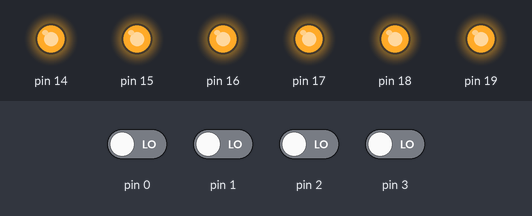
Bench run of a sketch on a simulated Arduino Uno, built with avr-gcc and run on an emulated ATmega328P. On the bench: output pins drawn as LEDs (lit = HIGH). The test bench sets the inputs (shaded band); at power-on: pin 0–3 LOW.

Above: at 0.8 s.
0.9 s: pin 0 driven HIGH
At 1.5 s:
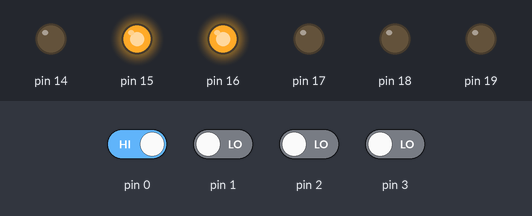
2.4 s: pin 1 driven HIGH
At 2.7 s:
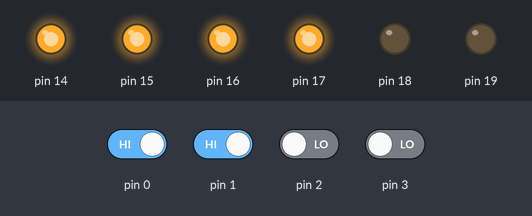
3.9 s: pin 2 driven HIGH
At 5.0 s:
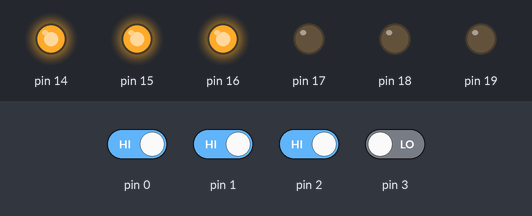
5.4 s: pin 3 driven HIGH
At 6.2 s:
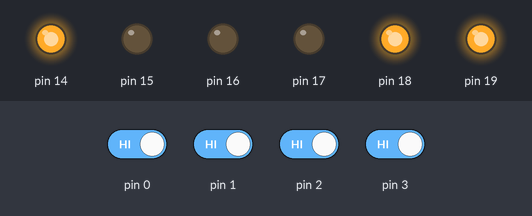
6.9 s: pin 0 driven LOW
At 7.3 s:
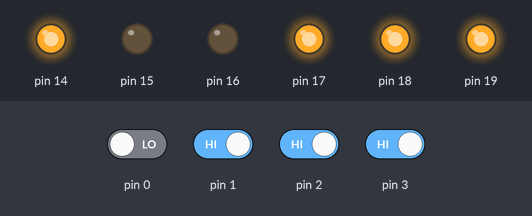
8.4 s: pin 2 driven LOW
At 9.7 s:
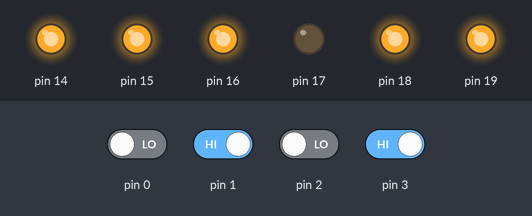
Timing chart, 0 to 10.9 s (numbered marks = the images above; inputs shaded):
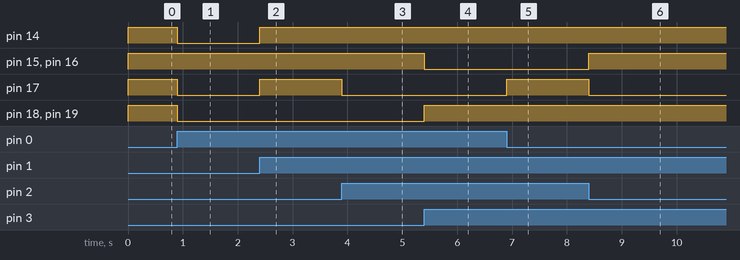

Measured:
- after the input at 0.9 s, pin 14, pin 17–19: HIGH → LOW at once
- after the input at 2.4 s, pin 14, pin 17: LOW → HIGH at once
- after the input at 3.9 s, pin 17: HIGH → LOW at once
- after the input at 5.4 s, pin 15, pin 16: HIGH → LOW at once; pin 18, pin 19: LOW → HIGH at once
- after the input at 6.9 s, pin 17: LOW → HIGH at once
- after the input at 8.4 s, pin 15, pin 16: LOW → HIGH at once; pin 17: HIGH → LOW at once

The sketch:

p1.c.ino
```cpp
#include <avr/io.h>
int main (void)
{
		unsigned char LOOKUPTB[] = {	0b00111111,
					0b00000110,
					0b01011011,
					0b01001111,
					0b01100110,
					0b01101101,
					0b01111101,
					0b00000111,
					0b01111111,
					0b01101111,
					0b01110111,
					0b01111100,
					0b00111001,
					0b01011110,
					0b01111001,
					0b01110001 };
		unsigned char DISPLY, SWITCH_V;

		DDRC	= 0xFF;
		DDRD = 0x00;
		while(1)
		{
			SWITCH_V = PIND;
			SWITCH_V &= 0x0F;
			DISPLY = LOOKUPTB[SWITCH_V];
			PORTC = DISPLY;
		}
}
```
